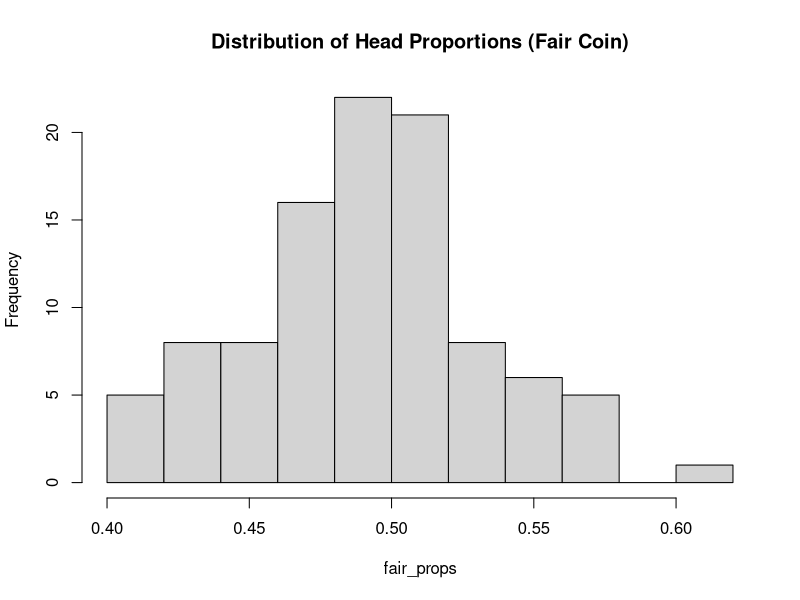
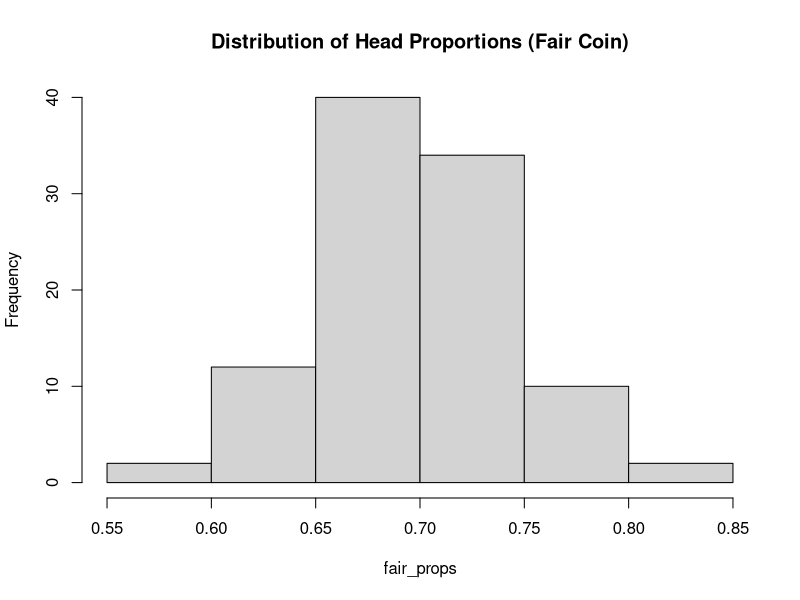

Recreate these plots in R, in order.
simulate_coin_flips <- function(n_trials, n_flips, prob_heads = 0.5) {
  # Simulate 1000 trials of 100 fair coin flips
  # It returns a matrix with 100 rows and 1000 columns
  p = prob_heads
  fair_sims <- replicate(
    n = n_flips, 
    expr = sample(c("H", "T"), 100, replace = TRUE, prob = c(p, 1-p))
  )
  print(dim(fair_sims))

  # Calculate proportion of heads in each trial
  fair_props <- colMeans(fair_sims == "H")

  # Analyze results
  hist(fair_props, main = "Distribution of Head Proportions (Fair Coin)")
  cat("Mean proportion:", mean(fair_props), "\n",
      " 95% Confidence Interval:", quantile(fair_props, c(0.025, 0.975)))
}

simulate_coin_flips(n_trials = 1000, n_flips = 100, prob_heads = 0.5)
simulate_coin_flips(n_trials = 1000, n_flips = 100, prob_heads = 0.7)
